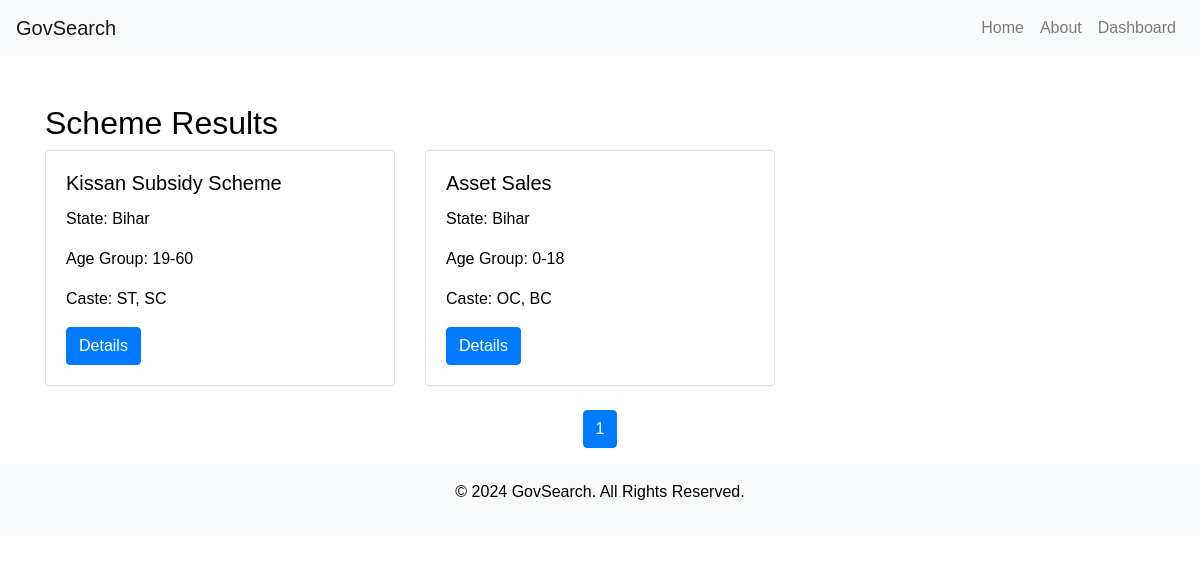
/results.php?state=Bihar, run on the app's committed database.
### tables this page shows
CREATE TABLE `schemes` (
  `id` int(11) NOT NULL,
  `scheme_name` varchar(255) NOT NULL,
  `state` varchar(100) NOT NULL,
  `age_group` varchar(50) DEFAULT NULL,
  `caste` varchar(50) DEFAULT NULL,
  `state_logo` varchar(255) DEFAULT NULL,
  `scheme_link` varchar(255) DEFAULT NULL
);

### results.php (the view, shortened to what this page needs)
<?php
$servername = "localhost";
$username = "asse6007_admin";
$password = "00000000";
$dbname = "asse6007_gov_schemes";
$conn = new mysqli($servername, $username, $password, $dbname);
$query = isset($_GET['query']) ? $_GET['query'] : '';
$state = isset($_GET['state']) ? $_GET['state'] : '';
$age_group = isset($_GET['age_group']) ? $_GET['age_group'] : '';
$caste = isset($_GET['caste']) ? $_GET['caste'] : '';
$results_per_page = 6;
$page = isset($_GET['page']) ? (int)$_GET['page'] : 1;
$offset = ($page - 1) * $results_per_page;
$sql = "SELECT * FROM schemes WHERE 1=1";
$params = [];
$types = "";
if (!empty($state)) {
    $sql .= " AND state = ?";
    $params[] = $state;
    $types .= "s";
}
$sql .= " LIMIT ?, ?";
$params[] = $offset;
$params[] = $results_per_page;
$types .= "ii";
$stmt = $conn->prepare($sql);
if (!empty($types)) {
    $stmt->bind_param($types, ...$params);
}
if (!$stmt->execute()) {
    die("Error in query execution: " . $stmt->error);
}
$result = $stmt->get_result();
$total_sql = "SELECT COUNT(*) FROM schemes WHERE 1=1";
if (!empty($state)) $total_sql .= " AND state = '" . $conn->real_escape_string($state) . "'";
$total_result = $conn->query($total_sql);
$total_rows = $total_result->fetch_row()[0];
$total_pages = ceil($total_rows / $results_per_page);
?>
<!DOCTYPE html>
<html lang="en">
<head>
    <link href="https://stackpath.bootstrapcdn.com/bootstrap/4.5.2/css/bootstrap.min.css" rel="stylesheet">
</head>
<body>
<?php include('header.php'); ?>
<div class="container mt-5">
    <h2>Scheme Results</h2>
    <?php if ($result->num_rows > 0): ?>
        <div class="row">
            <?php while ($row = $result->fetch_assoc()): ?>
                <div class="col-md-4 mb-4">
                    <div class="card">
                        <div class="card-body">
                            <h5 class="card-title"><?php echo htmlspecialchars($row['scheme_name']); ?></h5>
                            <p class="card-text">State: <?php echo htmlspecialchars($row['state']); ?></p>
                            <p class="card-text">Age Group: <?php echo htmlspecialchars($row['age_group']); ?></p>
                            <p class="card-text">Caste: <?php echo htmlspecialchars($row['caste']); ?></p>
                            <a href="<?php echo htmlspecialchars($row['scheme_link']); ?>" class="btn btn-primary" target="_blank">Details</a>
                        </div>
                    </div>
                </div>
            <?php endwhile; ?>
        </div>
    <?php else: ?>
        <p>No schemes found.</p>
    <?php endif; ?>
    <nav>
        <ul class="pagination justify-content-center">
            <?php for ($i = 1; $i <= $total_pages; $i++): ?>
                <li class="page-item <?php if ($i == $page) echo 'active'; ?>">
                    <a class="page-link" href="?query=<?php echo urlencode($query); ?>&state=<?php echo urlencode($state); ?>&age_group=<?php echo urlencode($age_group); ?>&caste=<?php echo urlencode($caste); ?>&page=<?php echo $i; ?>"><?php echo $i; ?></a>
                </li>
            <?php endfor; ?>
        </ul>
    </nav>
</div>
<?php include('footer.php'); ?>
</body>
</html>

### header.php (style rules this page uses)
body { background-color: #ffffff; color: #000000; font-family: Arial, sans-serif; }

### data on the page
schemes: scheme_name "Kissan Subsidy Scheme", state "Bihar", age_group "19-60", caste "ST, SC"
schemes: scheme_name "Asset Sales", state "Bihar", age_group "0-18", caste "OC, BC"
